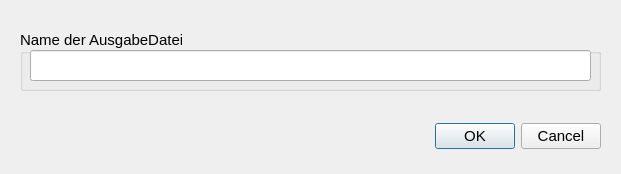
<?xml version="1.0" encoding="UTF-8"?>
<ui version="4.0">
 <class>Dialog</class>
 <widget class="QDialog" name="Dialog">
  <property name="geometry">
   <rect>
    <x>0</x>
    <y>0</y>
    <width>621</width>
    <height>174</height>
   </rect>
  </property>
  <property name="font">
   <font>
    <pointsize>11</pointsize>
   </font>
  </property>
  <property name="windowTitle">
   <string>Name der Ausgabe bearbeiten/bestätigen</string>
  </property>
  <property name="windowIcon">
   <iconset theme="dialog-question"/>
  </property>
  <widget class="QDialogButtonBox" name="buttonBox">
   <property name="geometry">
    <rect>
     <x>30</x>
     <y>120</y>
     <width>571</width>
     <height>32</height>
    </rect>
   </property>
   <property name="orientation">
    <enum>Qt::Horizontal</enum>
   </property>
   <property name="standardButtons">
    <set>QDialogButtonBox::Cancel|QDialogButtonBox::Ok</set>
   </property>
  </widget>
  <widget class="QGroupBox" name="groupBox">
   <property name="geometry">
    <rect>
     <x>20</x>
     <y>30</y>
     <width>581</width>
     <height>61</height>
    </rect>
   </property>
   <property name="title">
    <string>Name der AusgabeDatei</string>
   </property>
   <widget class="QLineEdit" name="le_rename">
    <property name="geometry">
     <rect>
      <x>10</x>
      <y>20</y>
      <width>561</width>
      <height>31</height>
     </rect>
    </property>
   </widget>
  </widget>
 </widget>
 <resources/>
 <connections>
  <connection>
   <sender>buttonBox</sender>
   <signal>accepted()</signal>
   <receiver>Dialog</receiver>
   <slot>accept()</slot>
   <hints>
    <hint type="sourcelabel">
     <x>248</x>
     <y>254</y>
    </hint>
    <hint type="destinationlabel">
     <x>157</x>
     <y>274</y>
    </hint>
   </hints>
  </connection>
  <connection>
   <sender>buttonBox</sender>
   <signal>rejected()</signal>
   <receiver>Dialog</receiver>
   <slot>reject()</slot>
   <hints>
    <hint type="sourcelabel">
     <x>316</x>
     <y>260</y>
    </hint>
    <hint type="destinationlabel">
     <x>286</x>
     <y>274</y>
    </hint>
   </hints>
  </connection>
 </connections>
</ui>
